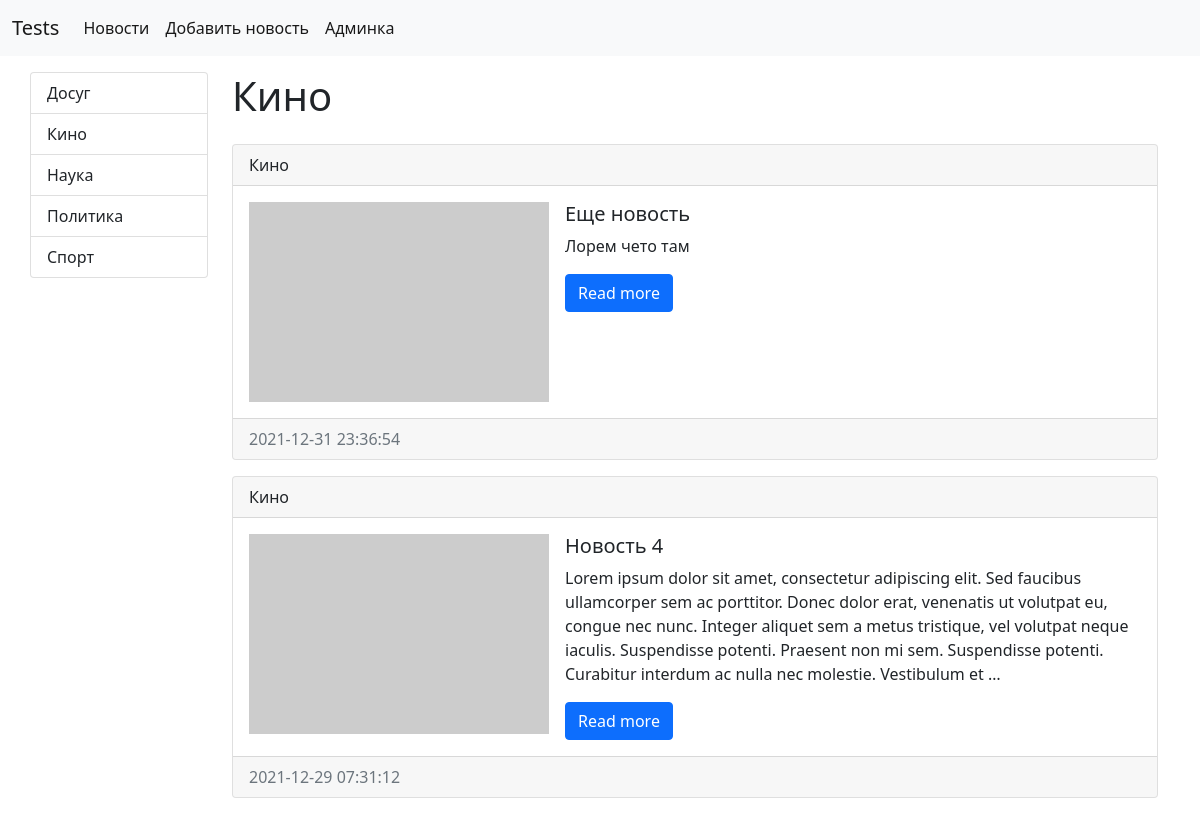
The page /category/5/ on the database its author committed.
### news/models.py (models this page shows, shortened)
class Category(models.Model):
    title = models.CharField(max_length=150, db_index=True, verbose_name='Категория')
    def __str__(self):
        return self.title
    class Meta:
        verbose_name = 'категория'
        verbose_name_plural = 'категории'
        ordering = ['title']

class News(models.Model):
    title = models.CharField(max_length=150, verbose_name='Наименование')
    content = models.TextField(blank=True, verbose_name='Контент')
    created_at = models.DateTimeField(auto_now_add=True, verbose_name='Дата создания')
    updated_at = models.DateTimeField(auto_now=True, verbose_name='Дата изменения')
    photo = models.ImageField(upload_to='photos/%Y/%m/%d', verbose_name='Фото', blank=True)
    is_published = models.BooleanField(default=True, verbose_name='Опубликовано')
    category = models.ForeignKey('Category', on_delete=models.PROTECT, null=True)
    class Meta:
        verbose_name = 'новость'
        verbose_name_plural = 'новости'
        ordering = ['-created_at']

### news/views.py (the view)
# urls.py: path('category/<int:category_id>/', get_category),
def get_category(request, category_id):
    news = News.objects.filter(category_id=category_id)
    category = Category.objects.get(pk=category_id)
    categories = Category.objects.all()
    context = {
        'news': news,
        'title': category,
        'categories': categories
    }
    return render(request, 'news/category.html', context)

### news/templates/news/category.html (shortened to what this page needs)
<!doctype html>
<html lang="en">
<head>
    <link href="https://cdn.jsdelivr.net/npm/bootstrap@5.1.3/dist/css/bootstrap.min.css" rel="stylesheet"
>
</head>
<body>
<nav class="navbar navbar-expand-lg navbar-light bg-light">
    <div class="container-fluid">
        <a class="navbar-brand" href="/">Tests</a>
        <div class="collapse navbar-collapse" id="navbarSupportedContent">
            <ul class="navbar-nav me-auto mb-2 mb-lg-0">
                <li class="nav-item">
                    <a class="nav-link active" aria-current="page" href="/">Новости</a>
                </li>
                <li class="nav-item">
                    <a class="nav-link active" aria-current="page" href="/">Добавить новость</a>
                </li>
                <li class="nav-item">
                    <a class="nav-link active" aria-current="page" href="/admin">Админка</a>
                </li>
            </ul>
        </div>
    </div>
</nav>
<div class="container mt-3">
    <div class="row">
        <div class="list-group col-md-2">
            {% for item in categories %}
            <a href="/category/{{ item.pk }}" class="list-group-item list-group-item-action">{{ item.title }}</a>
            {% endfor %}
        </div>
        <div class="col-md-10">
        <h1 class="mb-4">{{ title }}</h1>
            {% for item in news %}
                <div class="card mb-3">
                    <div class="card-header">
                        {{ item.category }}
                    </div>
                    <div class="card-body">
                        <div class="d-flex">
                            <div class="flex-shrink-0">
                                {% if item.photo %}
                                    <img src="{{ item.photo.url }}" width="300" alt="" class="mr-3">
                                {% else %}
                                    <img src="https://picsum.photos/300/200.webp?random={{ forloop.counter }}">
                                {% endif %}
                            </div>
                            <div class="flex-grow-1 ms-3">
                                <h5 class="card-title">{{ item.title }}</h5>
                                <p class="card-text">{{ item.content|truncatewords:50 }}</p>
                                <a href="#" class="btn btn-primary">Read more</a>
                            </div>
                        </div>
                    </div>
                    <div class="card-footer text-muted">
                        {{ item.created_at|date:"Y-m-d H:i:s" }}
                    </div>
                </div>
            {% endfor %}
        </div>
    </div>
</div>
</body>
</html>

### rows shown on the page
Category: title "Досуг"
Category: title "Кино"
Category: title "Наука"
Category: title "Политика"
Category: title "Спорт"
News: category "Кино", title "Еще новость", content "Лорем чето там", created_at "2021-12-31 23:36:54"
News: category "Кино", title "Новость 4", content "Lorem ipsum dolor sit amet, consectetur adipiscing elit. Sed faucibus ullamcorper sem ac porttitor. Donec dolor erat, venenatis ut volutpat eu, congue nec nunc. Integer aliquet sem a metus tristique, vel volutpat neque iaculis. Suspendisse potenti. Praesent non mi sem. Suspendisse potenti. Curabitur interdum ac nulla nec molestie. Vestibulum et …", created_at "2021-12-29 07:31:12"
